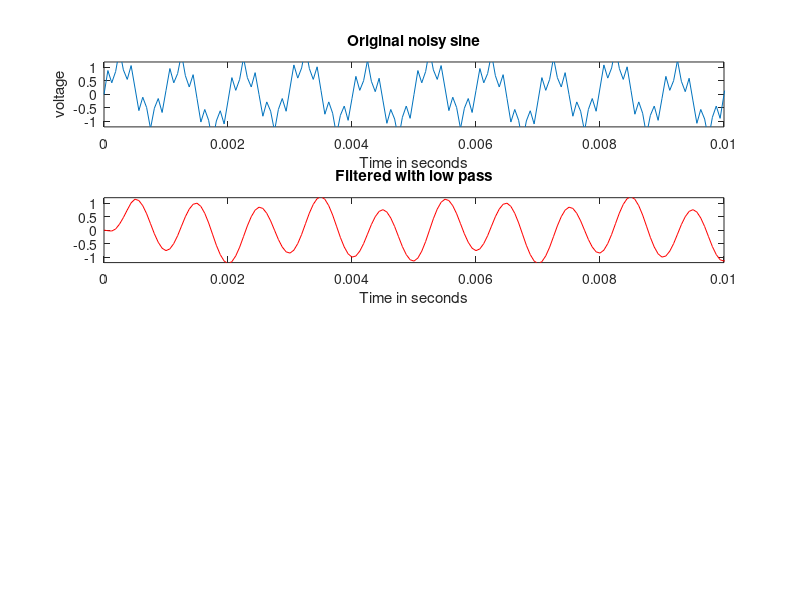
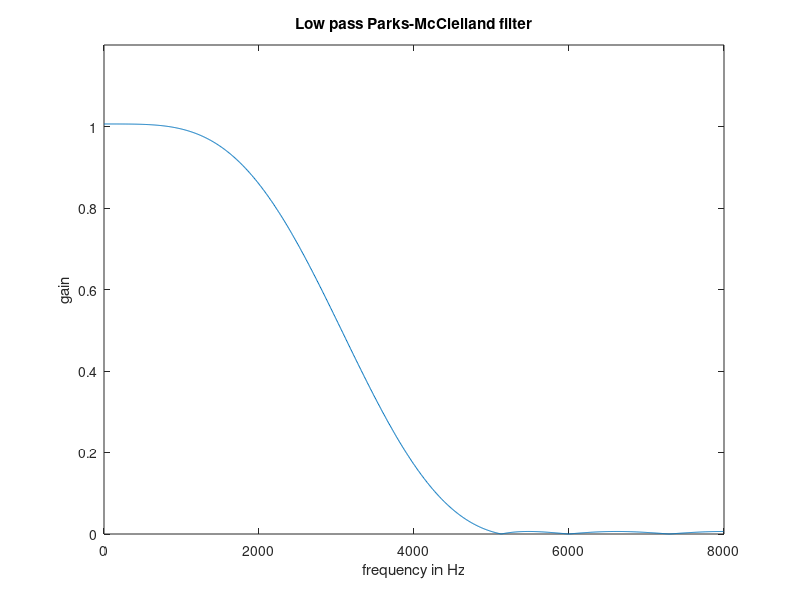
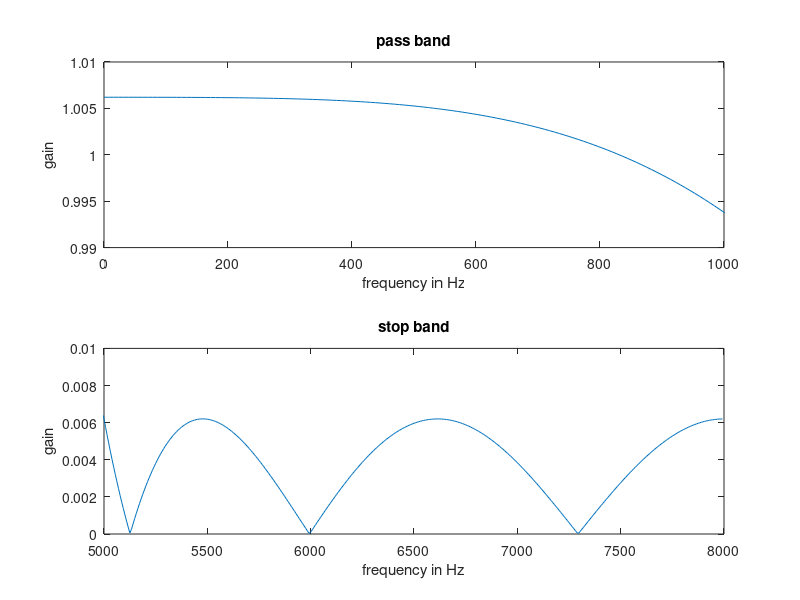

Reproduce these figures in MATLAB, in order. (Note: this script raises an error after producing the figures.)
% prob5_30.m - create 2 FIR Filters and Cascade them - page 282 Blanford
% 
% Marquette University
% Oct 8, 2020
%
fs = 16000;
T = 1/fs;
f0 = 1000; 
f1 = 5000; 
f2 = 400;
k = 0:1999;
xo = sin(2*pi*f0*k*T);
n = 0.5*sin(2*pi*f1*k*T) + 0.25*sin(2*pi*f2*k*T);
x = xo + n;

%%%%%%%% Plot original signal %%%%%%%
pts = max(size(k));
figure(1);clf;
nT = [0:pts-1]*T;
subplot(4, 1, 1);
plot(nT, x);
axis([0 10/f0 -1.2 1.2]);
title('Original noisy sine');
xlabel('Time in seconds');
ylabel('voltage');

%%%%%%%% Low pass %%%%%%%%
fpass = 1000;
fstop = 5000;
rpass = 0.01;
rstop = 0.01;
F = [fpass fstop];
M = ([1 0]);
Dev = [rpass rstop];
[N F A W] = firpmord(F, M, Dev, fs);
disp(N);
N = 8;
numl = firpm(N, F, A, W);
figure(2);clf;
[H f] = freqz(numl, 1, 1024, fs);
plot(f, abs(H));
axis([0 fs/2 0 1.2]);
xlabel('frequency in Hz');
ylabel('gain');
title('Low pass Parks-McClelland filter');
figure(3);clf;
subplot(2, 1, 1);
plot(f, abs(H));
axis([0 fpass 1-rpass 1+rpass]);
xlabel('frequency in Hz');
ylabel('gain');
title('pass band');
subplot(2, 1, 2);
plot(f, abs(H));
axis([fstop fs/2 0 rstop]);
xlabel('frequency in Hz');
ylabel('gain');
title('stop band');
%%%% Filter using low pass %%%%%
y = filter(numl, 1, x);
figure(1);
subplot(4, 1, 2);
plot(nT, y, 'r');
axis([0 10/f0 -1.2 1.2]);
title('Filtered with low pass');
xlabel('Time in seconds');

%%%%%%%% high pass %%%%%%%%%
fpass = 1000;
fstop = 400;
rpass = 0.01;
rstop = 0.01;
F = [fstop fpass];
M = ([0 1]);
Dev = [rpass rstop];
[N F A W] = firpmord(F, M, Dev, fs);
disp(N);
N = 55;
numh = firpm(N, F, A, W);
figure(4);clf;
[H f] = freqz(numh, 1, 1024, fs);
plot(f, abs(H));
axis([0 fs/2 0 1.2]);
xlabel('frequency in Hz');
ylabel('gain');
title('High pass Parks-McClelland filter');
figure(5);clf;
subplot(2, 1, 1);
plot(f, abs(H));
axis([fpass fs/2 1-rpass 1+rpass]);
xlabel('frequency in Hz');
ylabel('gain');
title('pass band');
subplot(2, 1, 2);
plot(f, abs(H));
axis([0 fstop 0 rstop]);
xlabel('frequency in Hz');
ylabel('gain');
title('stop band');
%%%%% Filter using high pass %%%%%%
y = filter(numh, 1, x);
figure(1);
subplot(4, 1, 3);
plot(nT, y, 'r');
axis([0 10/f0 -1.2 1.2]);
title('Filtered with high pass');
xlabel('Time in seconds');
ylabel('voltage');
%%%%%% Combine high and low %%%%
numc = conv(numl, numh);
figure(6);clf;
[H f] = freqz(numc, 1, 1024, fs);
plot(f, abs(H));
axis([0 fs/2 0 1.2]);
xlabel('frequency in Hz');
ylabel('gain');
title('Combined filter');

y = filter(numc, 1, x);
figure(1);
subplot(4, 1, 4);
plot(nT, y, 'r');
axis([0 10/f0 -1.2 1.2]);
title('Filtered with combined filter');
xlabel('Time in seconds');
ylabel('voltage');